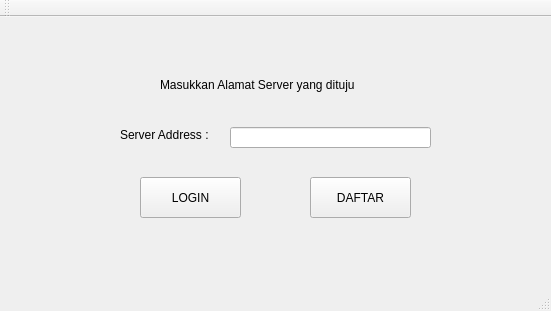
<?xml version="1.0" encoding="UTF-8"?>
<ui version="4.0">
 <class>MenuWindow</class>
 <widget class="QMainWindow" name="MenuWindow">
  <property name="geometry">
   <rect>
    <x>0</x>
    <y>0</y>
    <width>551</width>
    <height>311</height>
   </rect>
  </property>
  <property name="windowTitle">
   <string>MenuWindow</string>
  </property>
  <widget class="QWidget" name="centralWidget">
   <widget class="QStackedWidget" name="stackedWidget">
    <property name="geometry">
     <rect>
      <x>0</x>
      <y>0</y>
      <width>551</width>
      <height>251</height>
     </rect>
    </property>
    <property name="currentIndex">
     <number>0</number>
    </property>
    <widget class="QWidget" name="connectWindow">
     <widget class="QLineEdit" name="serverAddress">
      <property name="geometry">
       <rect>
        <x>230</x>
        <y>110</y>
        <width>201</width>
        <height>21</height>
       </rect>
      </property>
     </widget>
     <widget class="QLabel" name="label">
      <property name="geometry">
       <rect>
        <x>120</x>
        <y>110</y>
        <width>101</width>
        <height>16</height>
       </rect>
      </property>
      <property name="text">
       <string>Server Address :</string>
      </property>
     </widget>
     <widget class="QLabel" name="label_2">
      <property name="geometry">
       <rect>
        <x>160</x>
        <y>60</y>
        <width>231</width>
        <height>16</height>
       </rect>
      </property>
      <property name="text">
       <string>Masukkan Alamat Server yang dituju</string>
      </property>
     </widget>
     <widget class="QToolButton" name="chooseSignupButton">
      <property name="geometry">
       <rect>
        <x>310</x>
        <y>160</y>
        <width>101</width>
        <height>41</height>
       </rect>
      </property>
      <property name="text">
       <string>DAFTAR</string>
      </property>
     </widget>
     <widget class="QToolButton" name="chooseLoginButton">
      <property name="geometry">
       <rect>
        <x>140</x>
        <y>160</y>
        <width>101</width>
        <height>41</height>
       </rect>
      </property>
      <property name="text">
       <string>LOGIN</string>
      </property>
     </widget>
     <widget class="QLabel" name="serverError">
      <property name="geometry">
       <rect>
        <x>230</x>
        <y>90</y>
        <width>311</width>
        <height>16</height>
       </rect>
      </property>
      <property name="text">
       <string>&lt;error server&gt;</string>
      </property>
     </widget>
    </widget>
    <widget class="QWidget" name="loginWindow">
     <widget class="QLabel" name="label_8">
      <property name="geometry">
       <rect>
        <x>150</x>
        <y>40</y>
        <width>261</width>
        <height>16</height>
       </rect>
      </property>
      <property name="text">
       <string>Masukkan Username dan Password anda!</string>
      </property>
     </widget>
     <widget class="QLabel" name="label_9">
      <property name="geometry">
       <rect>
        <x>120</x>
        <y>90</y>
        <width>71</width>
        <height>16</height>
       </rect>
      </property>
      <property name="text">
       <string>Username :</string>
      </property>
     </widget>
     <widget class="QLabel" name="label_10">
      <property name="geometry">
       <rect>
        <x>120</x>
        <y>140</y>
        <width>71</width>
        <height>16</height>
       </rect>
      </property>
      <property name="text">
       <string>Password  :</string>
      </property>
     </widget>
     <widget class="QLineEdit" name="usernameLogin">
      <property name="geometry">
       <rect>
        <x>210</x>
        <y>90</y>
        <width>221</width>
        <height>21</height>
       </rect>
      </property>
     </widget>
     <widget class="QLineEdit" name="passwordLogin">
      <property name="geometry">
       <rect>
        <x>210</x>
        <y>140</y>
        <width>221</width>
        <height>21</height>
       </rect>
      </property>
      <property name="echoMode">
       <enum>QLineEdit::Password</enum>
      </property>
     </widget>
     <widget class="QToolButton" name="loginButton">
      <property name="geometry">
       <rect>
        <x>320</x>
        <y>190</y>
        <width>101</width>
        <height>41</height>
       </rect>
      </property>
      <property name="text">
       <string>LOGIN</string>
      </property>
     </widget>
     <widget class="QToolButton" name="backButtonOnLogin">
      <property name="geometry">
       <rect>
        <x>130</x>
        <y>190</y>
        <width>101</width>
        <height>41</height>
       </rect>
      </property>
      <property name="text">
       <string>KEMBALI</string>
      </property>
     </widget>
     <widget class="QLabel" name="passwordLoginError">
      <property name="geometry">
       <rect>
        <x>120</x>
        <y>120</y>
        <width>411</width>
        <height>16</height>
       </rect>
      </property>
      <property name="text">
       <string>&lt;error pass&gt;</string>
      </property>
     </widget>
     <widget class="QLabel" name="userLoginError">
      <property name="geometry">
       <rect>
        <x>120</x>
        <y>70</y>
        <width>411</width>
        <height>16</height>
       </rect>
      </property>
      <property name="text">
       <string>&lt;error user&gt;</string>
      </property>
     </widget>
    </widget>
    <widget class="QWidget" name="signupWindow">
     <widget class="QLineEdit" name="usernameSignup">
      <property name="geometry">
       <rect>
        <x>220</x>
        <y>80</y>
        <width>231</width>
        <height>21</height>
       </rect>
      </property>
     </widget>
     <widget class="QLineEdit" name="passwordSignup">
      <property name="geometry">
       <rect>
        <x>220</x>
        <y>130</y>
        <width>231</width>
        <height>21</height>
       </rect>
      </property>
      <property name="echoMode">
       <enum>QLineEdit::Password</enum>
      </property>
     </widget>
     <widget class="QLineEdit" name="confirmPasswordSignup">
      <property name="geometry">
       <rect>
        <x>220</x>
        <y>170</y>
        <width>231</width>
        <height>21</height>
       </rect>
      </property>
      <property name="echoMode">
       <enum>QLineEdit::Password</enum>
      </property>
     </widget>
     <widget class="QLabel" name="label_3">
      <property name="geometry">
       <rect>
        <x>130</x>
        <y>80</y>
        <width>71</width>
        <height>16</height>
       </rect>
      </property>
      <property name="text">
       <string>Username :</string>
      </property>
     </widget>
     <widget class="QLabel" name="label_4">
      <property name="geometry">
       <rect>
        <x>130</x>
        <y>130</y>
        <width>71</width>
        <height>16</height>
       </rect>
      </property>
      <property name="text">
       <string>Password  : </string>
      </property>
     </widget>
     <widget class="QLabel" name="label_5">
      <property name="geometry">
       <rect>
        <x>80</x>
        <y>170</y>
        <width>131</width>
        <height>16</height>
       </rect>
      </property>
      <property name="text">
       <string>Confirm Password :</string>
      </property>
     </widget>
     <widget class="QToolButton" name="signupButton">
      <property name="geometry">
       <rect>
        <x>340</x>
        <y>210</y>
        <width>101</width>
        <height>41</height>
       </rect>
      </property>
      <property name="text">
       <string>DAFTAR</string>
      </property>
     </widget>
     <widget class="QToolButton" name="backButtonOnSignup">
      <property name="geometry">
       <rect>
        <x>120</x>
        <y>210</y>
        <width>101</width>
        <height>41</height>
       </rect>
      </property>
      <property name="text">
       <string>KEMBALI</string>
      </property>
     </widget>
     <widget class="QLabel" name="label_6">
      <property name="geometry">
       <rect>
        <x>20</x>
        <y>10</y>
        <width>531</width>
        <height>20</height>
       </rect>
      </property>
      <property name="text">
       <string>Masukkan data akun, panjang username dan password harus lebih dari 3 Karakter!</string>
      </property>
     </widget>
     <widget class="QLabel" name="label_7">
      <property name="geometry">
       <rect>
        <x>180</x>
        <y>40</y>
        <width>181</width>
        <height>16</height>
       </rect>
      </property>
      <property name="text">
       <string>(Rahasiakan password anda!)</string>
      </property>
     </widget>
     <widget class="QLabel" name="passwordSignupError">
      <property name="geometry">
       <rect>
        <x>130</x>
        <y>110</y>
        <width>411</width>
        <height>16</height>
       </rect>
      </property>
      <property name="text">
       <string>&lt;error pass&gt;</string>
      </property>
     </widget>
     <widget class="QLabel" name="userSignupError">
      <property name="geometry">
       <rect>
        <x>130</x>
        <y>60</y>
        <width>411</width>
        <height>16</height>
       </rect>
      </property>
      <property name="text">
       <string>&lt;error user&gt;</string>
      </property>
     </widget>
    </widget>
    <widget class="QWidget" name="ChatWindow">
     <widget class="QListWidget" name="listUserWidget">
      <property name="geometry">
       <rect>
        <x>20</x>
        <y>50</y>
        <width>131</width>
        <height>201</height>
       </rect>
      </property>
     </widget>
     <widget class="QLabel" name="label_11">
      <property name="geometry">
       <rect>
        <x>20</x>
        <y>30</y>
        <width>91</width>
        <height>16</height>
       </rect>
      </property>
      <property name="text">
       <string>Online Users :</string>
      </property>
     </widget>
     <widget class="QTextEdit" name="chatTextEdit">
      <property name="geometry">
       <rect>
        <x>170</x>
        <y>50</y>
        <width>301</width>
        <height>161</height>
       </rect>
      </property>
     </widget>
     <widget class="QLineEdit" name="chatMessage">
      <property name="geometry">
       <rect>
        <x>210</x>
        <y>230</y>
        <width>241</width>
        <height>21</height>
       </rect>
      </property>
     </widget>
     <widget class="QLabel" name="label_12">
      <property name="geometry">
       <rect>
        <x>170</x>
        <y>30</y>
        <width>91</width>
        <height>16</height>
       </rect>
      </property>
      <property name="text">
       <string>Chat Window :</string>
      </property>
     </widget>
     <widget class="QLabel" name="label_13">
      <property name="geometry">
       <rect>
        <x>170</x>
        <y>230</y>
        <width>41</width>
        <height>16</height>
       </rect>
      </property>
      <property name="text">
       <string>Chat :</string>
      </property>
     </widget>
     <widget class="QToolButton" name="sendButton">
      <property name="geometry">
       <rect>
        <x>460</x>
        <y>230</y>
        <width>81</width>
        <height>21</height>
       </rect>
      </property>
      <property name="text">
       <string>SEND</string>
      </property>
     </widget>
     <widget class="QToolButton" name="logoutButton">
      <property name="geometry">
       <rect>
        <x>480</x>
        <y>50</y>
        <width>61</width>
        <height>41</height>
       </rect>
      </property>
      <property name="text">
       <string>LOGOUT</string>
      </property>
     </widget>
     <widget class="QLabel" name="loggedUser">
      <property name="geometry">
       <rect>
        <x>10</x>
        <y>0</y>
        <width>511</width>
        <height>16</height>
       </rect>
      </property>
      <property name="text">
       <string>Login sebagai :</string>
      </property>
     </widget>
    </widget>
   </widget>
  </widget>
  <widget class="QMenuBar" name="menuBar">
   <property name="geometry">
    <rect>
     <x>0</x>
     <y>0</y>
     <width>551</width>
     <height>22</height>
    </rect>
   </property>
  </widget>
  <widget class="QToolBar" name="mainToolBar">
   <attribute name="toolBarArea">
    <enum>TopToolBarArea</enum>
   </attribute>
   <attribute name="toolBarBreak">
    <bool>false</bool>
   </attribute>
  </widget>
  <widget class="QStatusBar" name="statusBar"/>
 </widget>
 <layoutdefault spacing="6" margin="11"/>
 <resources/>
 <connections/>
</ui>
